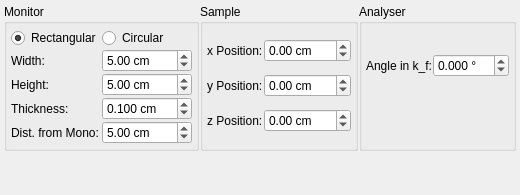
     <widget class="QWidget" name="tabAdvancedTAS">
      <attribute name="title">
       <string>Advanced TAS</string>
      </attribute>
      <layout class="QGridLayout" name="gridLayout_9">
       <property name="leftMargin">
        <number>4</number>
       </property>
       <property name="topMargin">
        <number>4</number>
       </property>
       <property name="rightMargin">
        <number>4</number>
       </property>
       <property name="bottomMargin">
        <number>4</number>
       </property>
       <property name="spacing">
        <number>1</number>
       </property>
       <item row="0" column="0">
        <widget class="QGroupBox" name="groupBox_12m">
         <property name="title">
          <string>Monitor</string>
         </property>
         <layout class="QGridLayout" name="gridLayout_31m">
          <property name="leftMargin">
           <number>4</number>
          </property>
          <property name="topMargin">
           <number>4</number>
          </property>
          <property name="rightMargin">
           <number>4</number>
          </property>
          <property name="bottomMargin">
           <number>4</number>
          </property>
          <property name="spacing">
           <number>1</number>
          </property>
          <item row="0" column="0">
           <widget class="QRadioButton" name="radioMonitorRect">
            <property name="text">
             <string>Rectangular</string>
            </property>
            <property name="checked">
             <bool>true</bool>
            </property>
           </widget>
          </item>
          <item row="0" column="1">
           <widget class="QRadioButton" name="radioMonitorCirc">
            <property name="text">
             <string>Circular</string>
            </property>
           </widget>
          </item>
          <item row="1" column="0">
           <widget class="QLabel" name="label_39m">
            <property name="sizePolicy">
             <sizepolicy hsizetype="Fixed" vsizetype="Preferred">
              <horstretch>0</horstretch>
              <verstretch>0</verstretch>
             </sizepolicy>
            </property>
            <property name="text">
             <string>Width:</string>
            </property>
           </widget>
          </item>
          <item row="1" column="1">
           <widget class="QDoubleSpinBox" name="spinMonitorW">
            <property name="suffix">
             <string> cm</string>
            </property>
            <property name="decimals">
             <number>2</number>
            </property>
            <property name="maximum">
             <double>999.000000000000000</double>
            </property>
            <property name="singleStep">
             <double>0.100000000000000</double>
            </property>
            <property name="value">
             <double>5.000000000000000</double>
            </property>
           </widget>
          </item>
          <item row="2" column="0">
           <widget class="QLabel" name="label_40m">
            <property name="sizePolicy">
             <sizepolicy hsizetype="Fixed" vsizetype="Preferred">
              <horstretch>0</horstretch>
              <verstretch>0</verstretch>
             </sizepolicy>
            </property>
            <property name="text">
             <string>Height:</string>
            </property>
           </widget>
          </item>
          <item row="2" column="1">
           <widget class="QDoubleSpinBox" name="spinMonitorH">
            <property name="suffix">
             <string> cm</string>
            </property>
            <property name="decimals">
             <number>2</number>
            </property>
            <property name="maximum">
             <double>999.000000000000000</double>
            </property>
            <property name="singleStep">
             <double>0.100000000000000</double>
            </property>
            <property name="value">
             <double>5.000000000000000</double>
            </property>
           </widget>
          </item>
          <item row="3" column="0">
           <widget class="QLabel" name="label_54q">
            <property name="sizePolicy">
             <sizepolicy hsizetype="Fixed" vsizetype="Preferred">
              <horstretch>0</horstretch>
              <verstretch>0</verstretch>
             </sizepolicy>
            </property>
            <property name="text">
             <string>Thickness:</string>
            </property>
           </widget>
          </item>
          <item row="3" column="1">
           <widget class="QDoubleSpinBox" name="spinMonitorThick">
            <property name="suffix">
             <string> cm</string>
            </property>
            <property name="decimals">
             <number>3</number>
            </property>
            <property name="maximum">
             <double>999.000000000000000</double>
            </property>
            <property name="singleStep">
             <double>0.100000000000000</double>
            </property>
            <property name="value">
             <double>0.100000000000000</double>
            </property>
           </widget>
          </item>
          <item row="4" column="0">
           <widget class="QLabel" name="label_54m">
            <property name="sizePolicy">
             <sizepolicy hsizetype="Fixed" vsizetype="Preferred">
              <horstretch>0</horstretch>
              <verstretch>0</verstretch>
             </sizepolicy>
            </property>
            <property name="text">
             <string>Dist. from Mono:</string>
            </property>
           </widget>
          </item>
          <item row="4" column="1">
           <widget class="QDoubleSpinBox" name="spinDistMonoMonitor">
            <property name="suffix">
             <string> cm</string>
            </property>
            <property name="decimals">
             <number>2</number>
            </property>
            <property name="maximum">
             <double>9999.000000000000000</double>
            </property>
            <property name="singleStep">
             <double>1.000000000000000</double>
            </property>
            <property name="value">
             <double>5.000000000000000</double>
            </property>
           </widget>
          </item>
         </layout>
        </widget>
       </item>
       <item row="0" column="2">
        <widget class="QGroupBox" name="groupBox_18">
         <property name="sizePolicy">
          <sizepolicy hsizetype="Preferred" vsizetype="Preferred">
           <horstretch>0</horstretch>
           <verstretch>0</verstretch>
          </sizepolicy>
         </property>
         <property name="title">
          <string>Analyser</string>
         </property>
         <layout class="QGridLayout" name="gridLayout_29">
          <property name="leftMargin">
           <number>4</number>
          </property>
          <property name="topMargin">
           <number>4</number>
          </property>
          <property name="rightMargin">
           <number>4</number>
          </property>
          <property name="bottomMargin">
           <number>4</number>
          </property>
          <property name="spacing">
           <number>1</number>
          </property>
          <item row="2" column="0">
           <widget class="QLabel" name="label_14">
            <property name="sizePolicy">
             <sizepolicy hsizetype="Fixed" vsizetype="Preferred">
              <horstretch>0</horstretch>
              <verstretch>0</verstretch>
             </sizepolicy>
            </property>
            <property name="text">
             <string>Angle in k_f:</string>
            </property>
           </widget>
          </item>
          <item row="2" column="1">
           <widget class="QDoubleSpinBox" name="spinScatterKfAngle">
            <property name="toolTip">
             <string>Use 0° for normal horizontal scattering and 90° for vertical scattering in k_f.</string>
            </property>
            <property name="suffix">
             <string> °</string>
            </property>
            <property name="decimals">
             <number>3</number>
            </property>
            <property name="minimum">
             <double>-90.000000000000000</double>
            </property>
            <property name="maximum">
             <double>90.000000000000000</double>
            </property>
           </widget>
          </item>
          <item row="5" column="1">
           <spacer name="verticalSpacer_9">
            <property name="orientation">
             <enum>Qt::Vertical</enum>
            </property>
            <property name="sizeType">
             <enum>QSizePolicy::Minimum</enum>
            </property>
            <property name="sizeHint" stdset="0">
             <size>
              <width>20</width>
              <height>40</height>
             </size>
            </property>
           </spacer>
          </item>
         </layout>
        </widget>
       </item>
       <item row="0" column="1">
        <widget class="QGroupBox" name="groupBox_19">
         <property name="title">
          <string>Sample</string>
         </property>
         <layout class="QGridLayout" name="gridLayout_28">
          <property name="leftMargin">
           <number>4</number>
          </property>
          <property name="topMargin">
           <number>4</number>
          </property>
          <property name="rightMargin">
           <number>4</number>
          </property>
          <property name="bottomMargin">
           <number>4</number>
          </property>
          <property name="spacing">
           <number>1</number>
          </property>
          <item row="0" column="0">
           <widget class="QLabel" name="label_58">
            <property name="sizePolicy">
             <sizepolicy hsizetype="Fixed" vsizetype="Preferred">
              <horstretch>0</horstretch>
              <verstretch>0</verstretch>
             </sizepolicy>
            </property>
            <property name="text">
             <string>x Position:</string>
            </property>
           </widget>
          </item>
          <item row="0" column="1">
           <widget class="QDoubleSpinBox" name="spinSamplePosX">
            <property name="suffix">
             <string> cm</string>
            </property>
            <property name="decimals">
             <number>2</number>
            </property>
            <property name="minimum">
             <double>-999.000000000000000</double>
            </property>
            <property name="maximum">
             <double>999.000000000000000</double>
            </property>
            <property name="singleStep">
             <double>0.100000000000000</double>
            </property>
            <property name="value">
             <double>0.000000000000000</double>
            </property>
           </widget>
          </item>
          <item row="1" column="0">
           <widget class="QLabel" name="label_60">
            <property name="sizePolicy">
             <sizepolicy hsizetype="Fixed" vsizetype="Preferred">
              <horstretch>0</horstretch>
              <verstretch>0</verstretch>
             </sizepolicy>
            </property>
            <property name="text">
             <string>y Position:</string>
            </property>
           </widget>
          </item>
          <item row="1" column="1">
           <widget class="QDoubleSpinBox" name="spinSamplePosY">
            <property name="suffix">
             <string> cm</string>
            </property>
            <property name="decimals">
             <number>2</number>
            </property>
            <property name="minimum">
             <double>-999.000000000000000</double>
            </property>
            <property name="maximum">
             <double>999.000000000000000</double>
            </property>
            <property name="singleStep">
             <double>0.100000000000000</double>
            </property>
            <property name="value">
             <double>0.000000000000000</double>
            </property>
           </widget>
          </item>
          <item row="2" column="0">
           <widget class="QLabel" name="label_61">
            <property name="sizePolicy">
             <sizepolicy hsizetype="Fixed" vsizetype="Preferred">
              <horstretch>0</horstretch>
              <verstretch>0</verstretch>
             </sizepolicy>
            </property>
            <property name="text">
             <string>z Position:</string>
            </property>
           </widget>
          </item>
          <item row="2" column="1">
           <widget class="QDoubleSpinBox" name="spinSamplePosZ">
            <property name="suffix">
             <string> cm</string>
            </property>
            <property name="decimals">
             <number>2</number>
            </property>
            <property name="minimum">
             <double>-999.000000000000000</double>
            </property>
            <property name="maximum">
             <double>999.000000000000000</double>
            </property>
            <property name="singleStep">
             <double>0.100000000000000</double>
            </property>
            <property name="value">
             <double>0.000000000000000</double>
            </property>
           </widget>
          </item>
         </layout>
        </widget>
       </item>
       <item row="2" column="1">
        <spacer name="verticalSpacer_3b">
         <property name="orientation">
          <enum>Qt::Vertical</enum>
         </property>
         <property name="sizeHint" stdset="0">
          <size>
           <width>20</width>
           <height>40</height>
          </size>
         </property>
        </spacer>
       </item>
      </layout>
     </widget>
